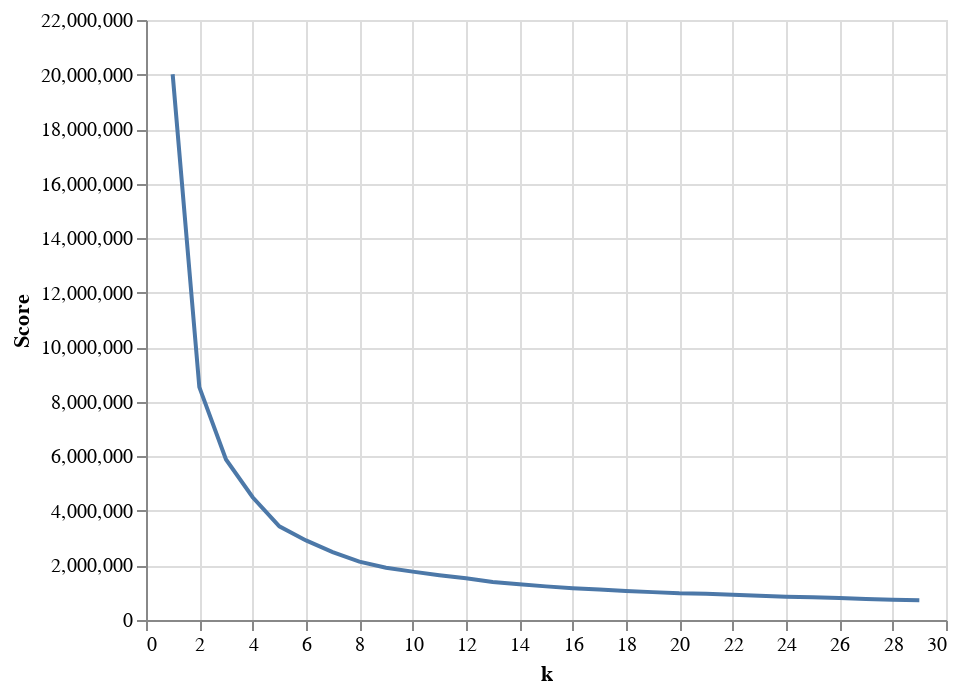

The notebook cell saved with this chart:
### Code cell
runKMeans(df, 5)


MAX_K = 30

scores = []
for k in range(1, MAX_K):
    model = runKMeans(df, k)

    scores.append(model.inertia_)

scoresDf = pd.DataFrame()
scoresDf["k"] = range(1, MAX_K)
scoresDf["Score"] = scores

alt.Chart(scoresDf).mark_line().encode(
    x = "k",
    y = "Score"
)

### Figure 1 — Vega-Lite specification as saved in the notebook (floating-point values rounded to 4 significant figures)
{"config": {"view": {"continuousWidth": 400, "continuousHeight": 300}}, "data": {"name": "data-8f6bcab9f7de4d79e9aef8bfa9840d67"}, "mark": "line", "encoding": {"x": {"type": "quantitative", "field": "k"}, "y": {"type": "quantitative", "field": "Score"}}, "$schema": "https://vega.github.io/schema/vega-lite/v4.8.1.json", "datasets": {"data-8f6bcab9f7de4d79e9aef8bfa9840d67": [{"k": 1, "Score": 20010000.0}, {"k": 2, "Score": 8538000.0}, {"k": 3, "Score": 5886000.0}, {"k": 4, "Score": 4500000.0}, {"k": 5, "Score": 3434000.0}, {"k": 6, "Score": 2918000.0}, {"k": 7, "Score": 2488000.0}, {"k": 8, "Score": 2139000.0}, {"k": 9, "Score": 1917000.0}, {"k": 10, "Score": 1774000.0}, {"k": 11, "Score": 1643000.0}, {"k": 12, "Score": 1532000.0}, {"k": 13, "Score": 1391000.0}, {"k": 14, "Score": 1307000.0}, {"k": 15, "Score": 1233000.0}, {"k": 16, "Score": 1168000.0}, {"k": 17, "Score": 1119000.0}, {"k": 18, "Score": 1065000.0}, {"k": 19, "Score": 1022000.0}, {"k": 20, "Score": 979700.0}, {"k": 21, "Score": 959200.0}, {"k": 22, "Score": 928200.0}, {"k": 23, "Score": 888800.0}, {"k": 24, "Score": 853100.0}, {"k": 25, "Score": 833900.0}, {"k": 26, "Score": 804400.0}, {"k": 27, "Score": 770100.0}, {"k": 28, "Score": 746400.0}, {"k": 29, "Score": 727000.0}]}}
